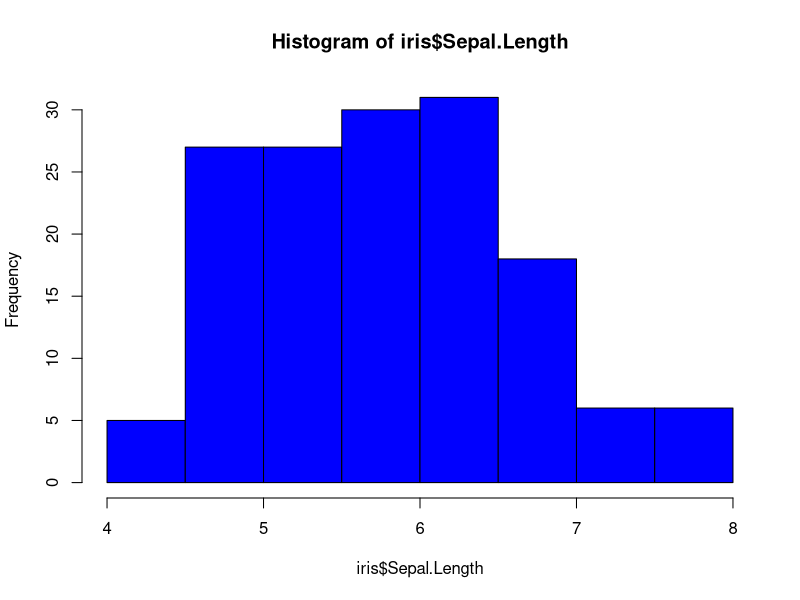
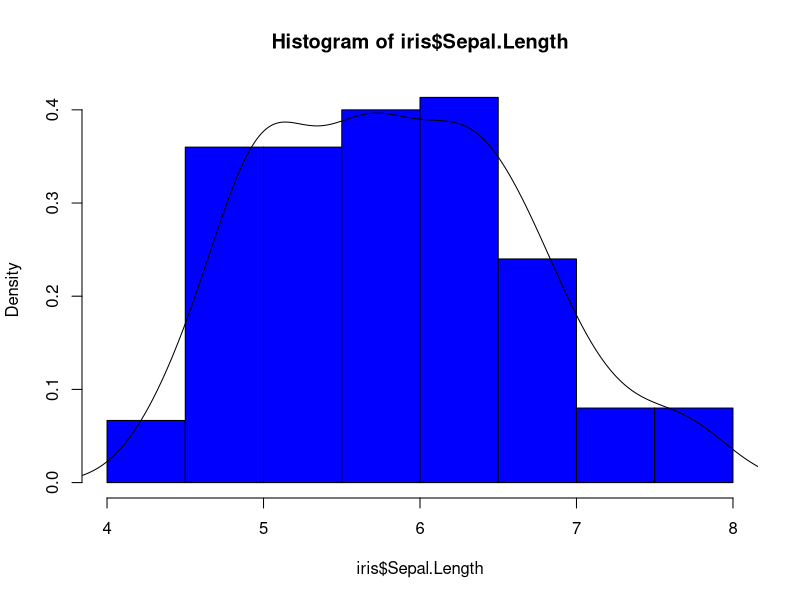
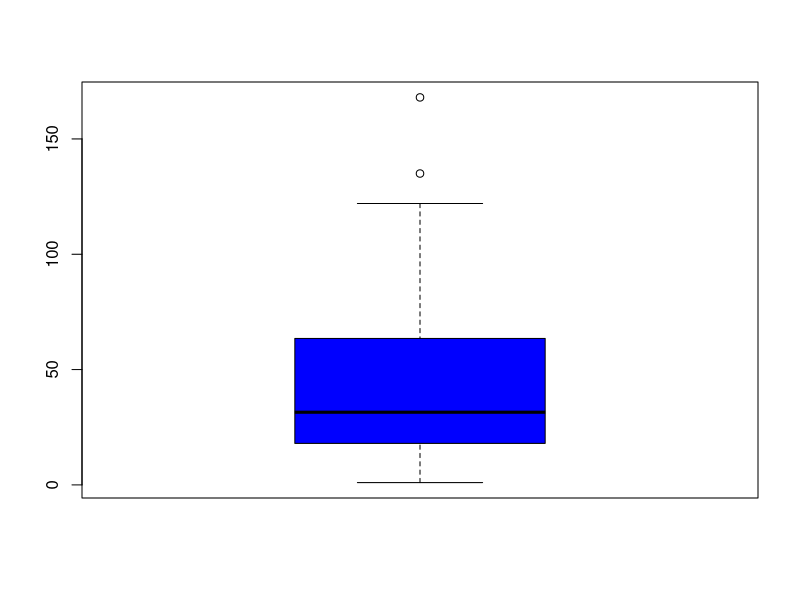
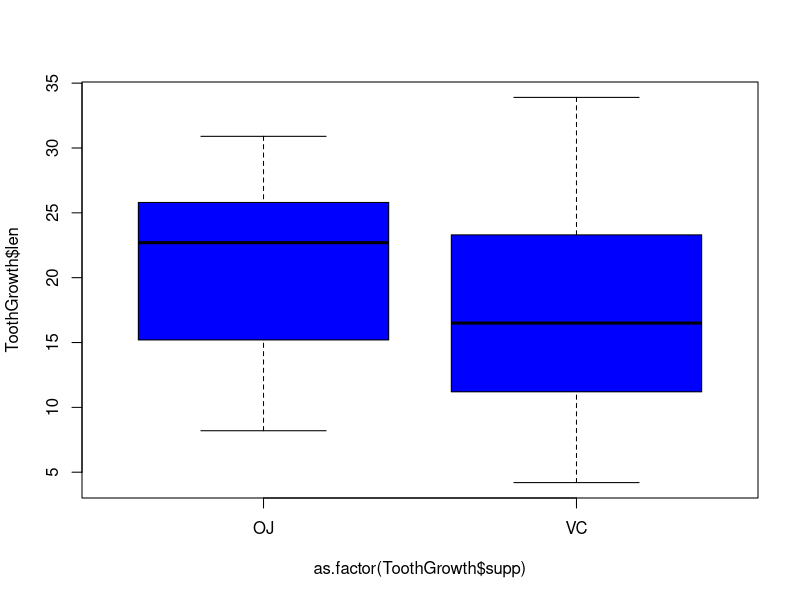
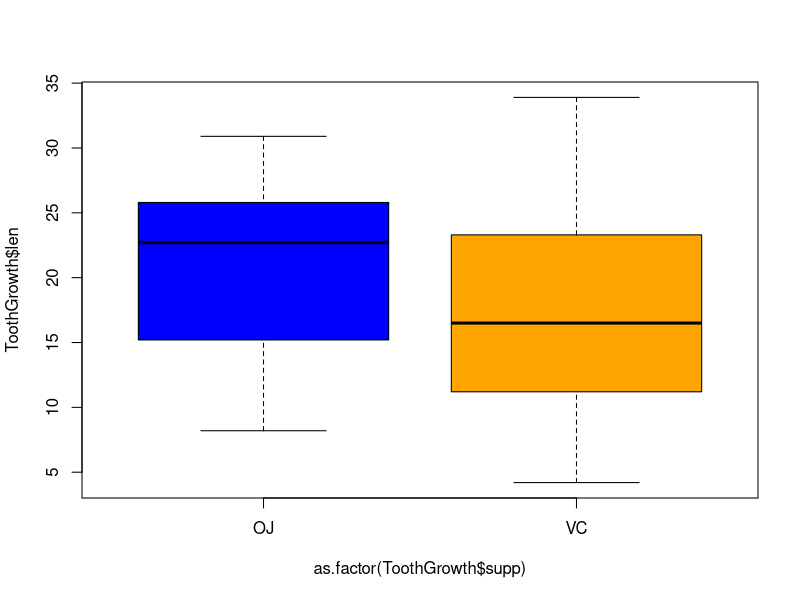
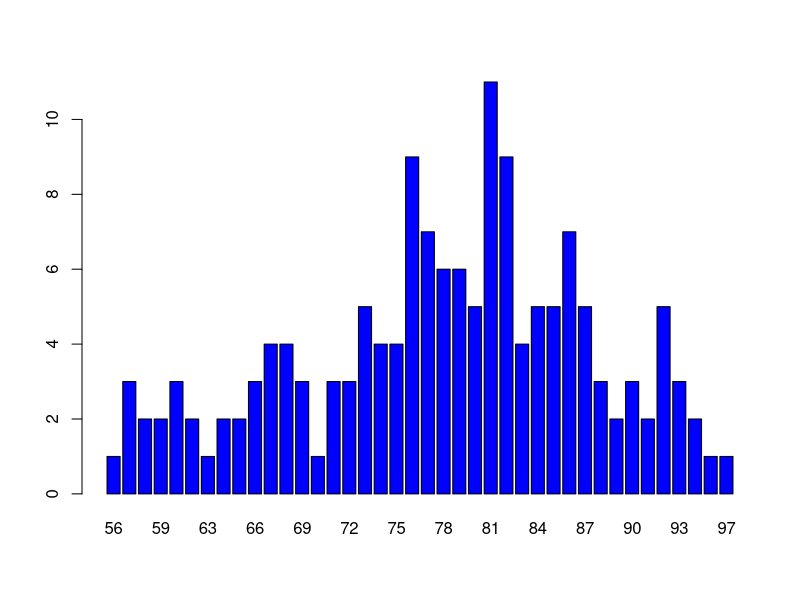
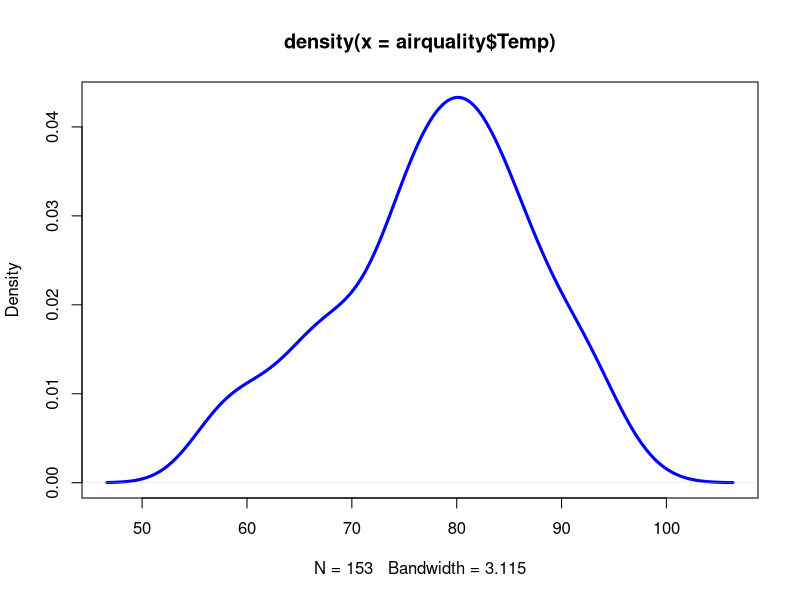
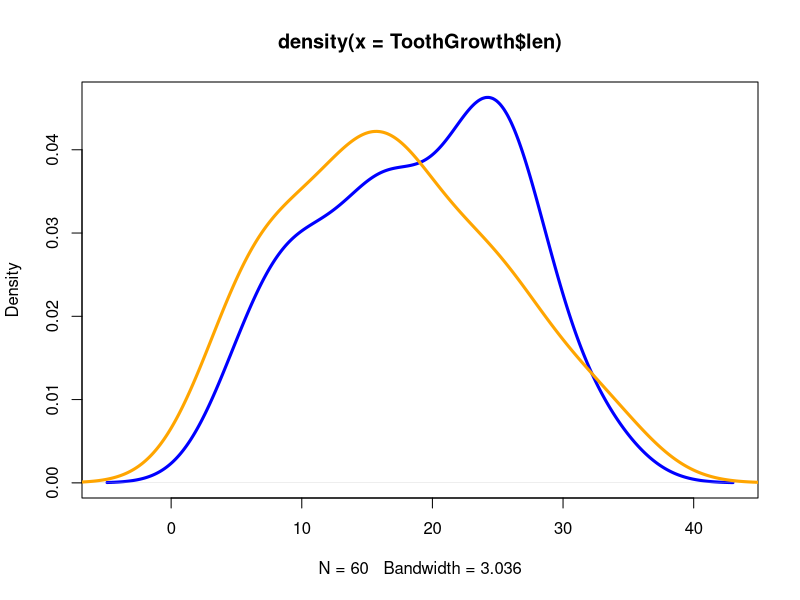

Here is the R script that generated these plots, in order:
# File-Name:       Chapter_4.R           
# Date:            2015-10-10                                
# Author:          Daniel D. Gutierrez (daniel@amuletanalytics.com)
# Purpose:         Machine Learning and Data Science: code for Chapter 4 - EDA

# All source code is copyright (c) 2015, under the Simplified BSD License.  
# For more information on FreeBSD see: http://www.opensource.org/licenses/bsd-license.php

# All images and materials produced by this code are licensed under the Creative Commons 
# Attribution-Share Alike 3.0 United States License: http://creativecommons.org/licenses/by-sa/3.0/us/

# All rights reserved.

data(ToothGrowth)
data(airquality)
data(iris)

# ---------------------------------------------------------------
# Numeric Summaries
# ---------------------------------------------------------------

# Show unique values found for a variable
unique(airquality$Month)
#[1] 5 6 7 8 9

# Count unique values for a variable

library(sqldf)
sqldf("select count(Ozone) from airquality where Ozone=11")
#  count(Ozone)
#1            3


# Summary
summary(airquality)

#Ozone           Solar.R           Wind       
#Min.   :  1.00   Min.   :  7.0   Min.   : 1.700  
#1st Qu.: 18.00   1st Qu.:115.8   1st Qu.: 7.400  
#Median : 31.50   Median :205.0   Median : 9.700  
#Mean   : 42.13   Mean   :185.9   Mean   : 9.958  
#3rd Qu.: 63.25   3rd Qu.:258.8   3rd Qu.:11.500  
#Max.   :168.00   Max.   :334.0   Max.   :20.700  
#NA's   :37       NA's   :7                       
#Temp           Month            Day      
#Min.   :56.00   Min.   :5.000   Min.   : 1.0  
#1st Qu.:72.00   1st Qu.:6.000   1st Qu.: 8.0  
#Median :79.00   Median :7.000   Median :16.0  
#Mean   :77.88   Mean   :6.993   Mean   :15.8  
#3rd Qu.:85.00   3rd Qu.:8.000   3rd Qu.:23.0  
#Max.   :97.00   Max.   :9.000   Max.   :31.0  

# Mean, Min, Max, Range, Quantile, Fivenum
mean(airquality$Ozone, na.rm=TRUE)
#[1] 42.12931

min(airquality$Wind)
#[1] 1.7

max(airquality$Solar.R, na.rm=TRUE)
#[1] 334

range(airquality$Month)
#[1] 5 9

quantile(airquality$Ozone, na.rm=TRUE)
#  0%    25%    50%    75%   100% 
#1.00  18.00  31.50  63.25 168.00 


var(airquality$Temp)
# [1] 89.59133

var(airquality$Ozone, na.rm=TRUE)
# [1] 1088.201

head(airquality)
#Ozone Solar.R Wind Temp Month Day
#1    41     190  7.4   67     5   1
#2    36     118  8.0   72     5   2
#3    12     149 12.6   74     5   3
#4    18     313 11.5   62     5   4
#5    NA      NA 14.3   56     5   5
#6    28      NA 14.9   66     5   6

# Discover levels of a factor variable
levels(ToothGrowth$supp)
#[1] "OJ" "VC"


# 3 ways to find the number of non-missing values of Ozone
length(airquality$Ozone[is.na(airquality$Ozone) == FALSE])
length(airquality$Ozone[!is.na(airquality$Ozone)])
sum(!is.na(airquality$Ozone))
# [1] 116


# ---------------------------------------------------------------
# Histograms
# ---------------------------------------------------------------

# Single variable frequency plot
hist(iris$Sepal.Length, col="blue")

# Frequency distribution plot
hist(iris$Sepal.Length, probability=TRUE, breaks=10, col="blue")
lines(density(iris$Sepal.Length))


# ---------------------------------------------------------------
# Boxplots
# ---------------------------------------------------------------

# For a quantitative variable, goal: view distribution of data
boxplot(airquality$Ozone, col="blue")

# Show len broken down by supp variable
boxplot(ToothGrowth$len ~ as.factor(ToothGrowth$supp), col="blue")


boxplot(ToothGrowth$len ~ as.factor(ToothGrowth$supp), col=c("blue","orange"), varwidth=TRUE)


# ---------------------------------------------------------------
# Barplots
# ---------------------------------------------------------------

table(airquality$Temp)

#56 57 58 59 61 62 63 64 65 66 67 68 69 70 71 72 73 74 75 76 77 78 79 80 81 82 83 84 
#1  3  2  2  3  2  1  2  2  3  4  4  3  1  3  3  5  4  4  9  7  6  6  5 11  9  4  5 
#85 86 87 88 89 90 91 92 93 94 96 97 
#5  7  5  3  2  3  2  5  3  2  1  1 

barplot(table(airquality$Temp), col="blue")


# ---------------------------------------------------------------
# Density Plots
# ---------------------------------------------------------------

temp_dens <- density(airquality$Temp)
plot(temp_dens, lwd=3, col="blue")

# Overlay filtered density
len_dens <- density(ToothGrowth$len)
plot(len_dens, lwd=3, col="blue")

VC_dens <- density(ToothGrowth$len[which(ToothGrowth$supp=="VC")])
lines(VC_dens, lwd=3, col="orange")


# ---------------------------------------------------------------
# Scatterplots
# ---------------------------------------------------------------

plot(ToothGrowth$len, ToothGrowth$dose, pch=19, col="blue")

plot(ToothGrowth$len, ToothGrowth$dose, pch=ifelse(ToothGrowth$supp=="VC",0,1), col="blue")

# 3D scatter plots
library(scatterplot3d)

scatterplot3d(airquality$Solar.R, airquality$Wind, airquality$Temp, highlight.3d=TRUE, col.axis="blue", col.grid="lightblue",main="Air Quality Data Set", pch=20, xlab="Solar Radiation", ylab="Wind", zlab="Temp")

# Correlation matrix
cor(iris[,c(1,2,3,4)], method="pearson")
#             Sepal.Length Sepal.Width Petal.Length Petal.Width
#Sepal.Length    1.0000000  -0.1175698    0.8717538   0.8179411
#Sepal.Width    -0.1175698   1.0000000   -0.4284401  -0.3661259
#Petal.Length    0.8717538  -0.4284401    1.0000000   0.9628654
#Petal.Width     0.8179411  -0.3661259    0.9628654   1.0000000

# Scatterplot matrix
pairs(iris[,c(1,2,3,4)])

# Big Data techniques

# Plotting too many points
x <- rnorm(1e5)
y <- rnorm(1e5)
plot(x,y, pch=16)

# Random sampling

sampledSubset <- sample(1:1e5, size=1000, replace=FALSE)
plot(x[sampledSubset], y[sampledSubset], pch=16)

# Plot a large number of point. Show outliers
smoothScatter(x,y)

# Count bins
install.packages("hexbin")
library(hexbin)

hbins <- hexbin(x,y)
plot(hbins)


# ---------------------------------------------------------------
# QQ-plots
# ---------------------------------------------------------------

x <- rnorm(50)
y <- rnorm(50)
qqplot(x,y)
abline(c(0,1))


# ---------------------------------------------------------------
# Heatmaps
# ---------------------------------------------------------------

image(1:150, 1:4, as.matrix(iris[1:150, 1:4]))

# Transpose data matrix to be more intuitive
transMatrix <- as.matrix(iris[1:150, 1:4])
transMatrix <- t(transMatrix)[,nrow(transMatrix):1]
image(1:4, 1:150, transMatrix)

# Boxplot for missing values

boxplot(airquality$Temp ~ is.na(airquality$Solar.R))


# ---------------------------------------------------------------
# Expository Plots
# ---------------------------------------------------------------

par(mfrow=c(1,2))
hist(airquality$Ozone, xlab="Ozone (ppb)", col="blue", main="Ozone Frequencies")

plot(airquality$Ozone, airquality$Temp, pch=16, col="blue", cex=1.25, xlab="Ozone (ppb)", ylab="Temperature (degrees F)", main="Air Quality - Ozone vs. Temp", cex.axis=1.5)
legend(125,60,legend="May-Sep 1973", col="blue", pch=16, cex=1.0)
